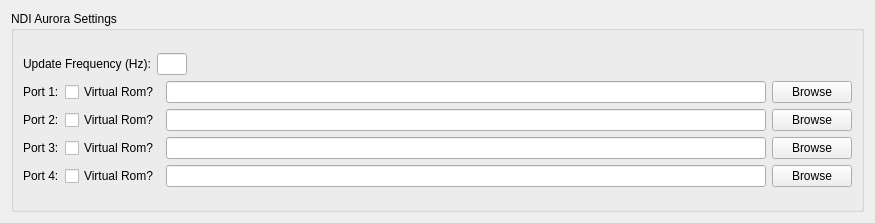
<?xml version="1.0" encoding="UTF-8"?>
<ui version="4.0">
 <class>AuroraTrackerSettingsWidget</class>
 <widget class="QWidget" name="AuroraTrackerSettingsWidget">
  <property name="geometry">
   <rect>
    <x>0</x>
    <y>0</y>
    <width>875</width>
    <height>223</height>
   </rect>
  </property>
  <property name="windowTitle">
   <string>Form</string>
  </property>
  <layout class="QGridLayout" name="gridLayout_2">
   <item row="0" column="0">
    <layout class="QVBoxLayout" name="verticalLayout_5">
     <item>
      <widget class="QGroupBox" name="groupBox">
       <property name="title">
        <string>NDI Aurora Settings</string>
       </property>
       <layout class="QGridLayout" name="gridLayout">
        <item row="0" column="0">
         <layout class="QVBoxLayout" name="verticalLayout_3">
          <item>
           <layout class="QHBoxLayout" name="horizontalLayout_6">
            <item>
             <widget class="QLabel" name="updateFrequencyAuroraLabel">
              <property name="text">
               <string>Update Frequency (Hz):</string>
              </property>
             </widget>
            </item>
            <item>
             <widget class="QLineEdit" name="updateFrequencyAuroraLineEdit">
              <property name="sizePolicy">
               <sizepolicy hsizetype="Fixed" vsizetype="Fixed">
                <horstretch>0</horstretch>
                <verstretch>0</verstretch>
               </sizepolicy>
              </property>
              <property name="maximumSize">
               <size>
                <width>30</width>
                <height>16777215</height>
               </size>
              </property>
             </widget>
            </item>
            <item>
             <spacer name="horizontalSpacer">
              <property name="orientation">
               <enum>Qt::Horizontal</enum>
              </property>
              <property name="sizeHint" stdset="0">
               <size>
                <width>40</width>
                <height>20</height>
               </size>
              </property>
             </spacer>
            </item>
           </layout>
          </item>
          <item>
           <layout class="QVBoxLayout" name="verticalLayout">
            <item>
             <layout class="QHBoxLayout" name="horizontalLayout">
              <item>
               <widget class="QLabel" name="port01AuroraLabel">
                <property name="text">
                 <string>Port 1:</string>
                </property>
               </widget>
              </item>
              <item>
               <widget class="QCheckBox" name="port01AuroraVirtualRomCheckBox">
                <property name="text">
                 <string>Virtual Rom?</string>
                </property>
               </widget>
              </item>
              <item>
               <widget class="QLineEdit" name="port01AuroraRomFileLineEdit">
                <property name="enabled">
                 <bool>true</bool>
                </property>
                <property name="readOnly">
                 <bool>true</bool>
                </property>
               </widget>
              </item>
              <item>
               <widget class="QPushButton" name="port01AuroraRomFileBrowseButton">
                <property name="text">
                 <string>Browse</string>
                </property>
               </widget>
              </item>
             </layout>
            </item>
            <item>
             <layout class="QHBoxLayout" name="horizontalLayout_2">
              <item>
               <widget class="QLabel" name="port02AuroraLabel">
                <property name="text">
                 <string>Port 2:</string>
                </property>
               </widget>
              </item>
              <item>
               <widget class="QCheckBox" name="port02AuroraVirtualRomCheckBox">
                <property name="text">
                 <string>Virtual Rom?</string>
                </property>
               </widget>
              </item>
              <item>
               <widget class="QLineEdit" name="port02AuroraRomFileLineEdit">
                <property name="enabled">
                 <bool>true</bool>
                </property>
                <property name="readOnly">
                 <bool>true</bool>
                </property>
               </widget>
              </item>
              <item>
               <widget class="QPushButton" name="port02AuroraRomFileBrowseButton">
                <property name="text">
                 <string>Browse</string>
                </property>
               </widget>
              </item>
             </layout>
            </item>
            <item>
             <layout class="QHBoxLayout" name="horizontalLayout_4">
              <item>
               <widget class="QLabel" name="port03AuroraLabel">
                <property name="text">
                 <string>Port 3:</string>
                </property>
               </widget>
              </item>
              <item>
               <widget class="QCheckBox" name="port03AuroraVirtualRomCheckBox">
                <property name="text">
                 <string>Virtual Rom?</string>
                </property>
               </widget>
              </item>
              <item>
               <widget class="QLineEdit" name="port03AuroraRomFileLineEdit">
                <property name="enabled">
                 <bool>true</bool>
                </property>
                <property name="readOnly">
                 <bool>true</bool>
                </property>
               </widget>
              </item>
              <item>
               <widget class="QPushButton" name="port03AuroraRomFileBrowseButton">
                <property name="text">
                 <string>Browse</string>
                </property>
               </widget>
              </item>
             </layout>
            </item>
            <item>
             <layout class="QHBoxLayout" name="horizontalLayout_5">
              <item>
               <widget class="QLabel" name="port04AuroraLabel">
                <property name="text">
                 <string>Port 4:</string>
                </property>
               </widget>
              </item>
              <item>
               <widget class="QCheckBox" name="port04AuroraVirtualRomCheckBox">
                <property name="text">
                 <string>Virtual Rom?</string>
                </property>
               </widget>
              </item>
              <item>
               <widget class="QLineEdit" name="port04AuroraRomFileLineEdit">
                <property name="enabled">
                 <bool>true</bool>
                </property>
                <property name="readOnly">
                 <bool>true</bool>
                </property>
               </widget>
              </item>
              <item>
               <widget class="QPushButton" name="port04AuroraRomFileBrowseButton">
                <property name="text">
                 <string>Browse</string>
                </property>
               </widget>
              </item>
             </layout>
            </item>
           </layout>
          </item>
         </layout>
        </item>
       </layout>
      </widget>
     </item>
    </layout>
   </item>
  </layout>
 </widget>
 <resources/>
 <connections/>
</ui>
